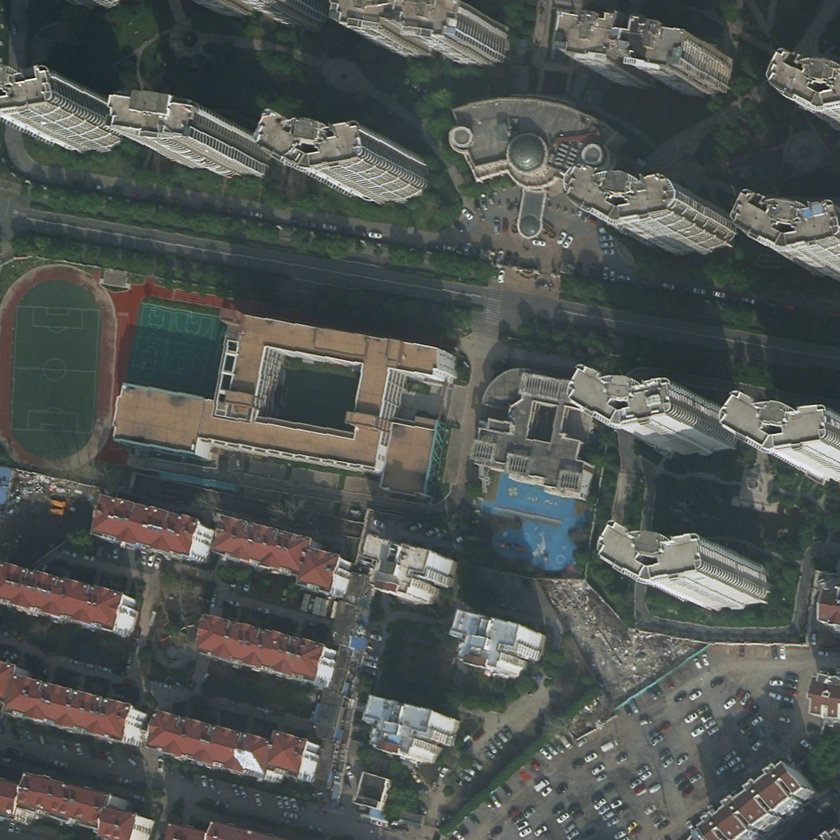
#> input picture 5169.png, 840 x 840 px, shrunk from 1024 x 1024 before the run
$ python genmask.py
#> lines starting #> are read from the running program, lines starting #| are printed output that depends on the picture; after the words box and inside, x2 and y2 are one past the last pixel; in counts of white or black regions, pixels touching at a corner belong together
#> further down, image is the input picture: shape (840, 840, 3); mean B, G, R 83, 86, 81.2
import cv2
import numpy as np
import matplotlib.pyplot as plt

def create_grayscale_mask_with_context(image, hsv_ranges):
    hsv = cv2.cvtColor(image, cv2.COLOR_BGR2HSV)
#> hsv: shape (840, 840, 3); mean H, S, V 70.1, 44.3, 90.2
    mask = np.zeros(image.shape[:2], dtype=np.uint8)

    # Loop through each class and apply the corresponding HSV range
    for label, (lower, upper) in hsv_ranges.items():
        class_mask = cv2.inRange(hsv, lower, upper)

        # Use a Gaussian Blur to consider the surrounding context of each pixel
        blurred_mask = cv2.GaussianBlur(class_mask, (5, 5), 0)

        # Threshold the blurred mask to consider more surrounding areas
        _, binary_mask = cv2.threshold(blurred_mask, 127, 255, cv2.THRESH_BINARY)

        # Assign the label value to pixels that are part of the current class
        mask[binary_mask > 0] = label  # Assign the label value (0-6)
#> this loop made 6 passes
#> pass 1, in create_grayscale_mask_with_context, `class_mask = cv2.inRange(hsv, lower, upper)`:
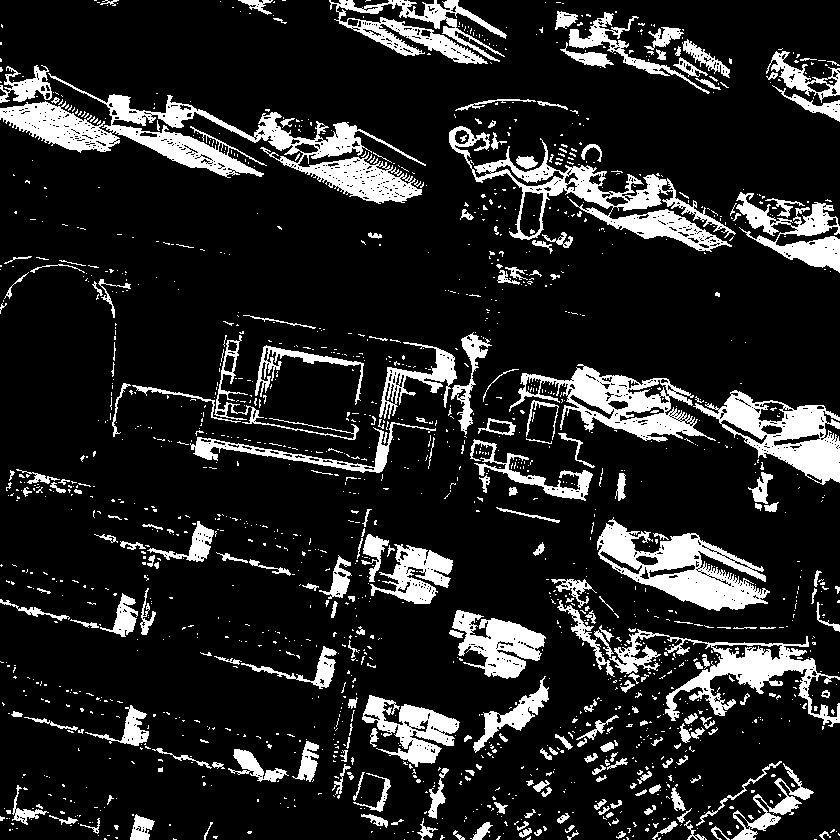
#> class_mask: shape (840, 840); 14.9% white; 1611 white regions (1369 under 20 px), largest, box (x1, y1, x2, y2) and area: (0, 73, 426, 204) 13110, (449, 126, 736, 252) 7288, (597, 517, 770, 611) 6824
#> pass 1, in create_grayscale_mask_with_context, `_, binary_mask = cv2.threshold(blurred_mask, 127, 255, cv2.THRESH_BINA..`:
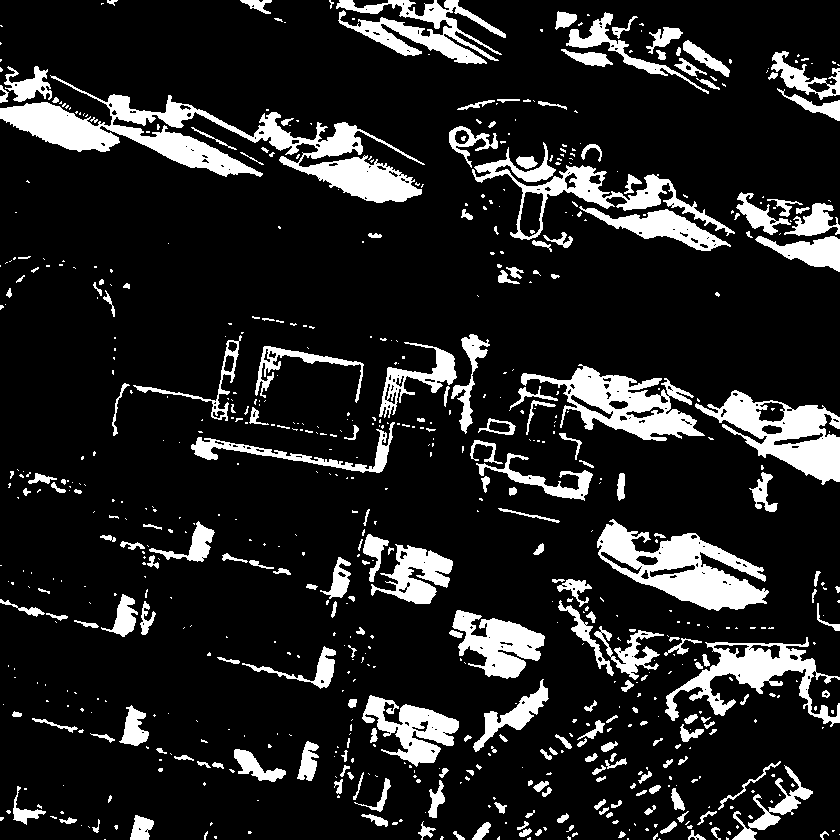
#> binary_mask: shape (840, 840); 14.4% white; 709 white regions (477 under 20 px), largest, box (x1, y1, x2, y2) and area: (0, 75, 425, 203) 13453, (597, 519, 769, 611) 7070, (695, 390, 840, 485) 5636
#> pass 2, in create_grayscale_mask_with_context, `class_mask = cv2.inRange(hsv, lower, upper)`:
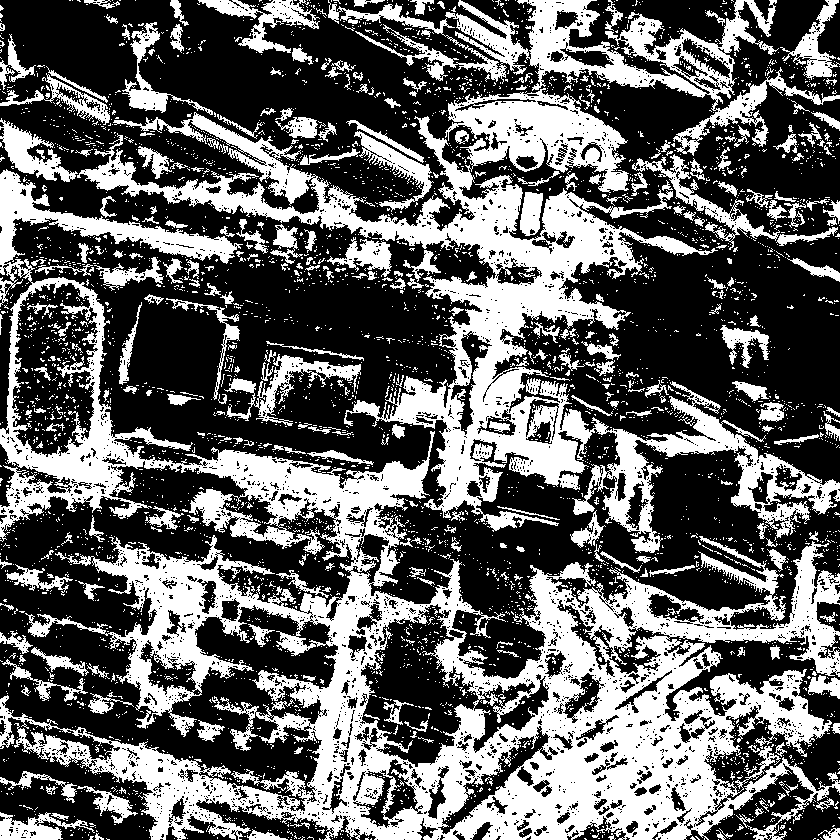
#> class_mask: shape (840, 840); 38.6% white; 4347 white regions (4027 under 20 px), largest, box (x1, y1, x2, y2) and area: (0, 169, 840, 840) 132321, (77, 88, 840, 553) 64589, (328, 0, 840, 156) 16298
#> after the loop:
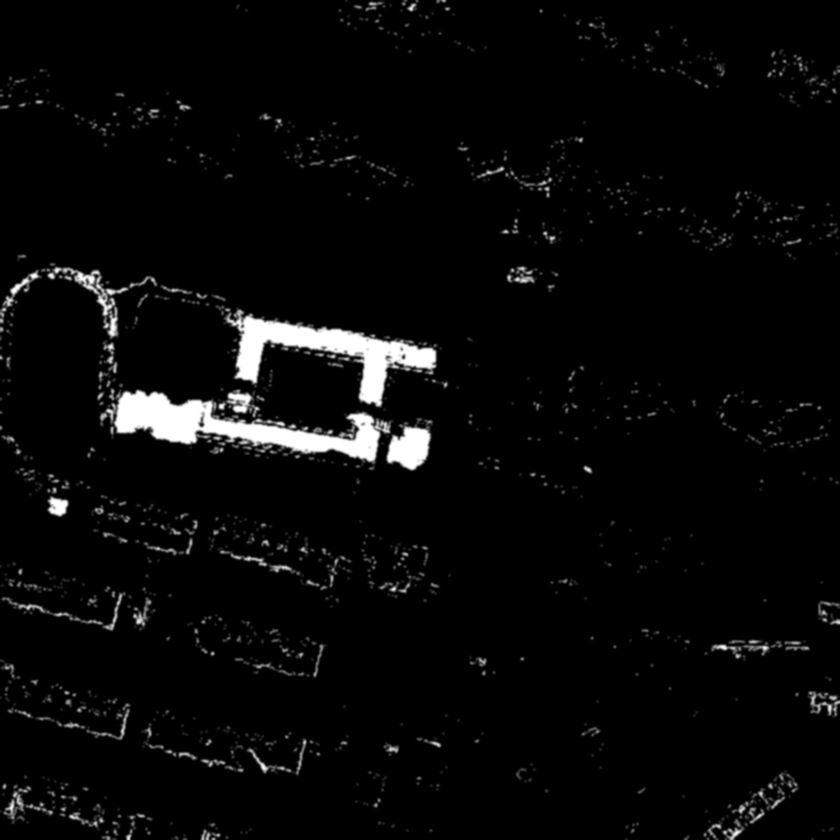
#> blurred_mask: shape (840, 840); min 0, max 255, mean 8.9
#> after the loop:
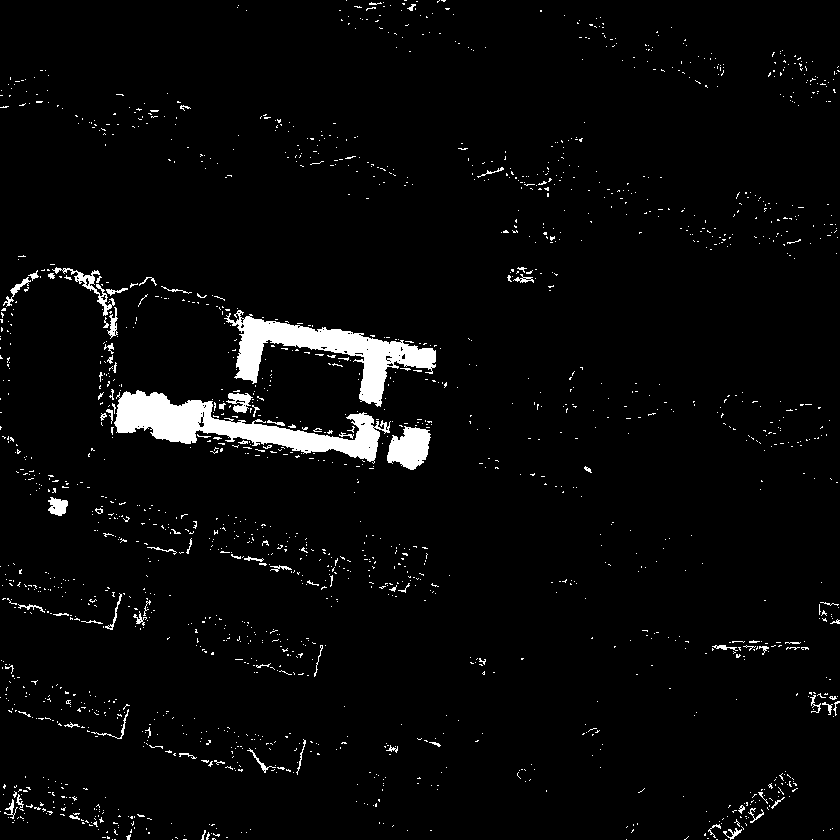
#> class_mask: shape (840, 840); 3.5% white; 1815 white regions (1729 under 20 px), largest, box (x1, y1, x2, y2) and area: (114, 390, 391, 464) 7158, (224, 310, 436, 407) 6182, (387, 426, 431, 470) 1315
#> after the loop:
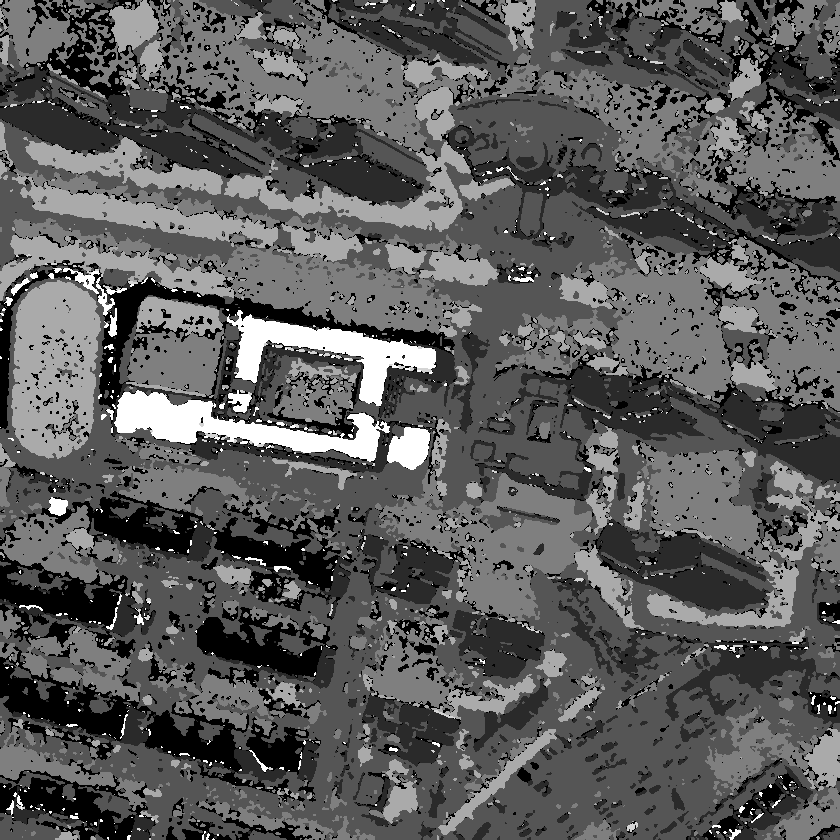
#> mask: shape (840, 840); min 0, max 6, mean 2.14; drawn with min black and max white

    return mask

# Load the image
image_path = '5169.png'
image = cv2.imread(image_path)
if image is None:
    print("Error loading image")
    exit()

# If the image has 4 channels (RGBA), remove the alpha channel
if image.shape[2] == 4:
    image = cv2.cvtColor(image, cv2.COLOR_BGRA2BGR)

# Define HSV ranges for each class (background, building, road, water, vegetation, farmland, bare land)
hsv_ranges = {
    1: (np.array([0, 0, 120]),   np.array([180, 50, 255])),   # Buildings: light grays/whites
    2: (np.array([0, 0, 60]),    np.array([180, 50, 119])),   # Roads: darker grays
    3: (np.array([90, 50, 50]),  np.array([130, 255, 255])),  # Water: typical blue range
    4: (np.array([35, 40, 40]),  np.array([85, 255, 255])),   # Vegetation: green
    5: (np.array([20, 50, 50]),  np.array([35, 255, 255])),   # Farmland: yellow-green
    6: (np.array([10, 50, 50]),  np.array([20, 255, 255])),   # Bare land: orange/tan
}

# Generate grayscale mask with restricted pixel values (0-6)
grayscale_mask = create_grayscale_mask_with_context(image, hsv_ranges)

# Save the grayscale mask with restricted pixel values
cv2.imwrite("loveda_grayscale_mask_contextual.png", grayscale_mask)

# Display the original image and the grayscale mask
plt.figure(figsize=(12, 5))

# Show original image
plt.subplot(1, 2, 1)
plt.imshow(cv2.cvtColor(image, cv2.COLOR_BGR2RGB))
plt.title("Original Image")
plt.axis('off')

# Show grayscale mask
plt.subplot(1, 2, 2)
plt.imshow(grayscale_mask, cmap='gray', vmin=0, vmax=6)
plt.title("Grayscale Mask with Context")
plt.axis('off')

plt.show()
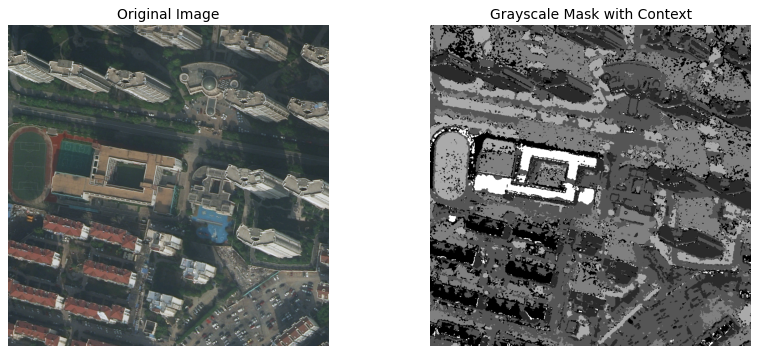
#> figure drawn by matplotlib, 2 panels

$ run again, with 1.png copied over 5169.png
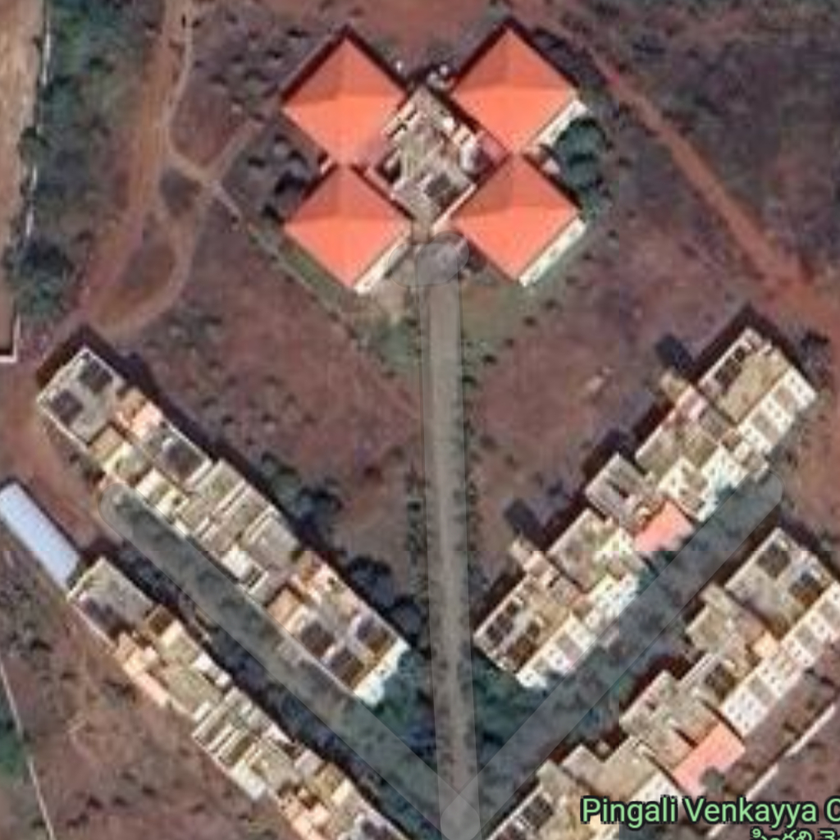
#> input picture 1.png, 840 x 840 px, shrunk from 1024 x 1024 before the run
#> image is the input picture: shape (840, 840, 3); mean B, G, R 95.6, 101.3, 122
#> hsv: shape (840, 840, 3); mean H, S, V 48.6, 59.7, 123.4
#> the loop in create_grayscale_mask_with_context, `for label, (lower, upper) in hsv_ranges.items():` made 6 passes
#> pass 1, in create_grayscale_mask_with_context, `class_mask = cv2.inRange(hsv, lower, upper)`:
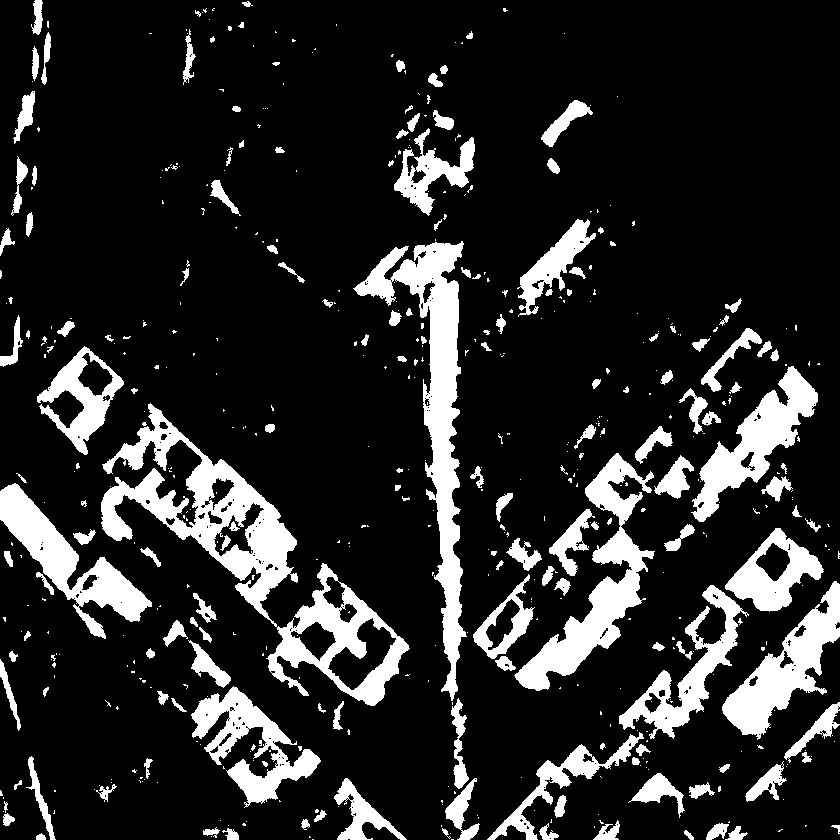
#> class_mask: shape (840, 840); 15.8% white; 538 white regions (369 under 20 px), largest, box (x1, y1, x2, y2) and area: (101, 403, 410, 706) 18747, (353, 241, 467, 701) 12452, (514, 453, 655, 691) 8566
#> `plt.show()`:
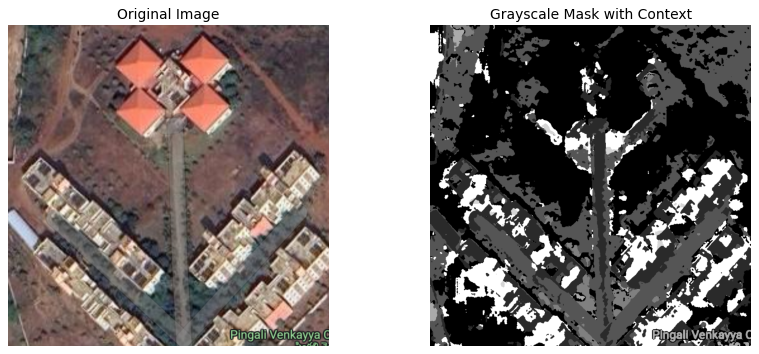
#> figure drawn by matplotlib, 2 panels
